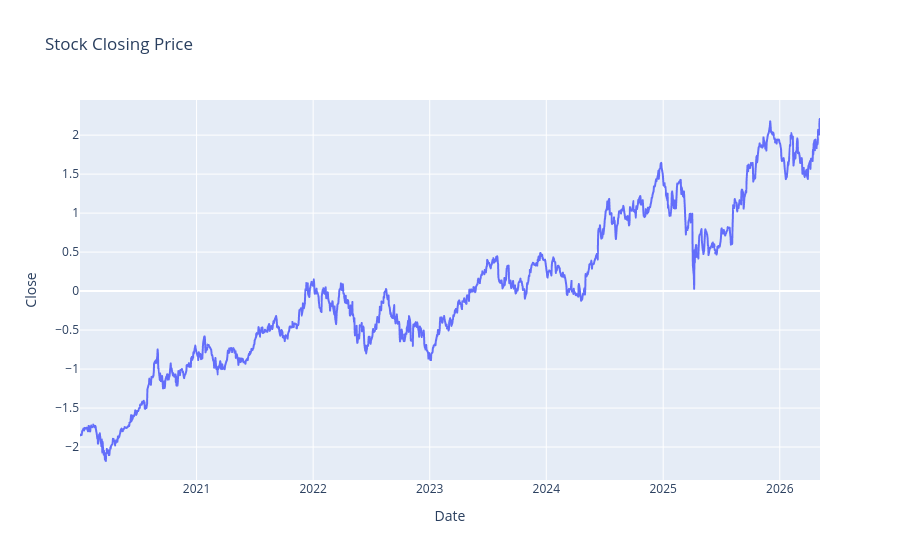

Notebook cell for this chart:
### Markdown cell above
### Visualizing the Raw Data

I use **Plotly** to create an interactive line chart of the **'Close'** price. This helps me understand the general trend and volatility of the stock over the selected time period.

### Code cell
fig = px.line(df, y='Close', title='Stock Closing Price')
fig.show()

### Figure 1 — Plotly figure (JSON) as saved in the notebook; plotly's stock layout.template omitted (floating-point values rounded to 4 significant figures; data arrays with more than 128 entries replaced by an {"elided": "..."} marker saying what was removed)
{"data": [{"hovertemplate": "Date=%{x}<br>Close=%{y}<extra></extra>", "legendgroup": "", "line": {"color": "#636efa", "dash": "solid"}, "marker": {"symbol": "circle"}, "mode": "lines", "name": "", "showlegend": false, "type": "scattergl", "x": {"elided": "1595 str values"}, "xaxis": "x", "y": {"elided": "1595 float values"}, "yaxis": "y"}], "layout": {"legend": {"tracegroupgap": 0}, "title": {"text": "Stock Closing Price"}, "xaxis": {"anchor": "y", "domain": [0, 1], "title": {"text": "Date"}}, "yaxis": {"anchor": "x", "domain": [0, 1], "title": {"text": "Close"}}}}
